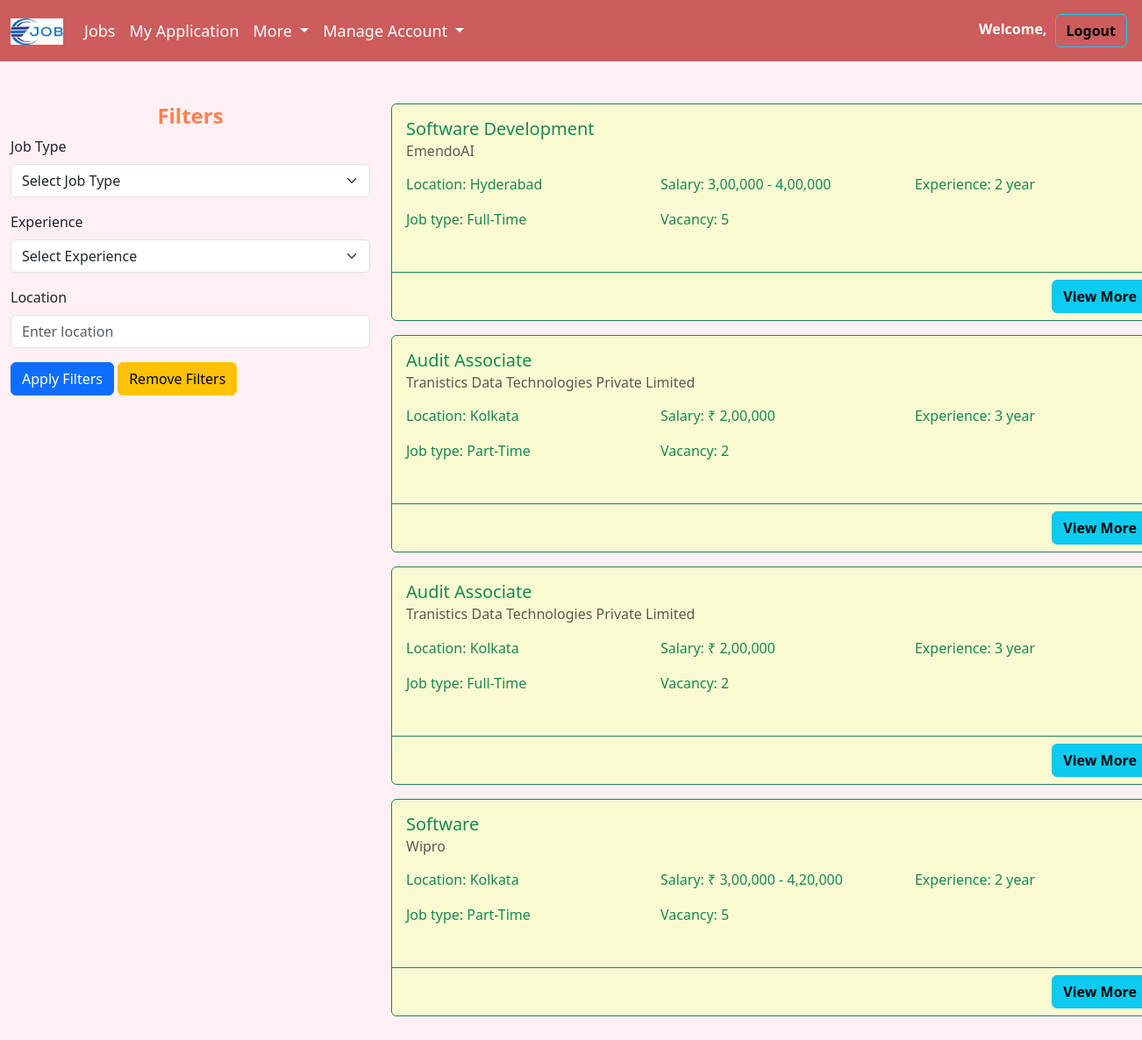
Page /job.php on the committed database.
### tables this page shows
CREATE TABLE `add_job` (
  `Id` int(20) NOT NULL,
  `Emp_id` int(20) NOT NULL,
  `Name` varchar(50) NOT NULL,
  `Email` varchar(100) NOT NULL,
  `Company` varchar(50) NOT NULL,
  `Category` varchar(50) NOT NULL,
  `Occupation` varchar(50) NOT NULL,
  `Required_Employees` int(20) NOT NULL,
  `Salary` varchar(255) NOT NULL,
  `Employment_type` varchar(50) NOT NULL,
  `Qualification` varchar(255) NOT NULL,
  `Gender` varchar(50) NOT NULL,
  `Website` varchar(100) NOT NULL,
  `Job_Description` varchar(255) NOT NULL,
  `Skills` varchar(255) NOT NULL,
  `Location` varchar(100) NOT NULL,
  `Experience` varchar(50) NOT NULL,
  `Posted_On` date NOT NULL DEFAULT current_timestamp()
);

### job.php (the view, shortened to what this page needs)
<!DOCTYPE html>
<html>
<head>
    <link href="https://cdn.jsdelivr.net/npm/bootstrap@5.3.3/dist/css/bootstrap.min.css" rel="stylesheet">
    <link rel="stylesheet" href="https://unpkg.com/bs-brain@2.0.3/components/logins/login-9/assets/css/login-9.css">
</head>
<body style="background-color:#FFF0F5;">
<nav class="navbar navbar-expand-lg" style=" background-color:#CD5C5C;">
    <div class="container-fluid">
        <a class="navbar-brand">
            <img src="job.png" alt="Logo" width="60" height="30" class="d-inline-block align-text-top" />
        </a>
        <div class="collapse navbar-collapse" id="navbarText">
            <ul class="navbar-nav me-auto mb-2 mb-lg-0">
                <li class="nav-item">
                    <a class="nav-link" href="job.php">Jobs</a>
                </li>
                <li class="nav-item">
                    <a class="nav-link" href="notification.php">My Application</a>
                </li>
                <li class="nav-item dropdown">
                    <a class="nav-link dropdown-toggle" href="#" role="button" data-bs-toggle="dropdown" aria-expanded="false">
                        More
                    </a>
                </li>
                <li class="nav-item dropdown">
                    <a class="nav-link dropdown-toggle" href="#" role="button" data-bs-toggle="dropdown" aria-expanded="false">
                        Manage Account
                    </a>
                </li>
            </ul>
            <span class="navbar-text">
                <p class="fw-bold" style="color:white;">Welcome, <?php echo $_SESSION['name']; ?></p>
                <a type="button" class="btn btn-outline-info fw-bold" href="logout.php">Logout</a>
            </span>
        </div>
    </div>
</nav>
<div class="container-fluid">
    <div class="py-5">
        <div class="row">
            <div class="col-4">
                <h4 style="text-align:center;color:#FF7F50" class="fw-bold">Filters</h4>
                <form method="GET" action="job.php">
                    <div class="mb-3">
                        <label for="job_type" class="form-label">Job Type</label>
                        <select class="form-select" id="job_type" name="job_type">
                            <option value="">Select Job Type</option>
                        </select>
                    </div>
                    <div class="mb-3">
                        <label for="experience" class="form-label">Experience</label>
                        <select class="form-select" id="experience" name="experience">
                            <option value="">Select Experience</option>
                        </select>
                    </div>
                    <div class="mb-3">
                        <label for="location" class="form-label">Location</label>
                        <input type="text" class="form-control" id="location" name="location" placeholder="Enter location">
                    </div>
                    <button type="submit" class="btn btn-primary">Apply Filters</button>
                    <a href="job.php" class="btn btn-warning" type="button">Remove Filters</a>
                </form>
            </div>
            <div class="col-8">
                <?php
                include('connect.php');
                $query = "SELECT * FROM add_job WHERE 1=1";
                $result = mysqli_query($conn, $query);
                $check_post = mysqli_num_rows($result) > 0;
                if ($check_post) {
                    while ($row = mysqli_fetch_assoc($result)) {
                        ?>
                        <div class="card border-success mb-3" style="width: 55rem;">
                            <div class="card-body text-success">
                                <h5 class="card-title"><?php echo $row['Category']; ?></h5>
                                <h6 class="card-subtitle mb-2 text-body-secondary"><?php echo $row['Company']; ?></h6>
                                <p class="card-text">
                                    <div class="row">
                                        <div class="col-4">
                                            <p>Location: <?php echo $row['Location']; ?></p>
                                        </div>
                                        <div class="col-4">
                                            <p>Salary: <?php echo $row['Salary']; ?></p>
                                        </div>
                                        <div class="col-4">
                                            <p>Experience: <?php echo $row['Experience']; ?></p>
                                        </div>
                                    </div>
                                    <div class="row">
                                        <div class="col-4">
                                            <p>Job type: <?php echo $row['Employment_type']; ?></p>
                                        </div>
                                        <div class="col-4">
                                            <p>Vacancy: <?php echo $row['Required_Employees']; ?></p>
                                        </div>
                                    </div>
                                </p>
                            </div>
                            <div class="card-footer bg-transparent border-success">
                                <div class="d-grid gap-2 d-md-flex justify-content-md-end">
                                    <a href="view_more.php?view_id=<?php echo $row['Id']; ?>" class="btn btn-info fw-bold">View More</a>
                                </div>
                            </div>
                        </div>
                        <?php
                    }
                } else {
                    echo "<p>No job posts found.</p>";
                }
                ?>
            </div>
        </div>
    </div>
</div>
</body>
</html>

### job.php (style rules this page uses)
.nav-link { color: white; font-size: 18px; }
.navbar-text p, .navbar-text a { display: inline; margin-right: 5px; }
.card { background: #FAFAD2; }

### rows in the picture
add_job: Category "Software Development", Company "EmendoAI", Location "Hyderabad", Salary "3,00,000 - 4,00,000", Experience "2 year", Employment_type "Full-Time", Required_Employees "5"
add_job: Category "Audit Associate", Company "Tranistics Data Technologies Private Limited", Location "Kolkata", Salary "₹ 2,00,000", Experience "3 year", Employment_type "Part-Time", Required_Employees "2"
add_job: Category "Audit Associate", Company "Tranistics Data Technologies Private Limited", Location "Kolkata", Salary "₹ 2,00,000", Experience "3 year", Employment_type "Full-Time", Required_Employees "2"
add_job: Category "Software", Company "Wipro", Location "Kolkata", Salary "₹ 3,00,000 - 4,20,000", Experience "2 year", Employment_type "Part-Time", Required_Employees "5"
